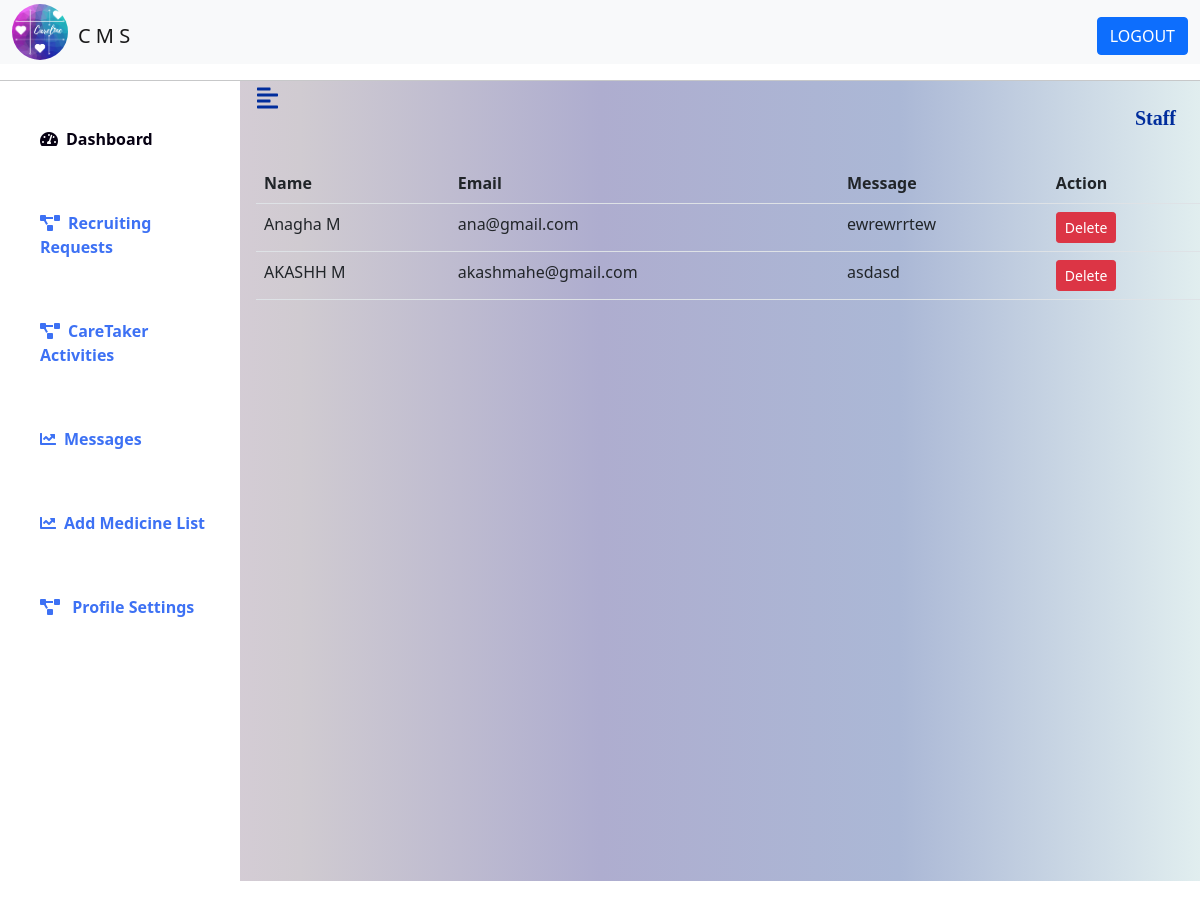
The app's page /vsup/ with its own data.
### careapp/models.py (models this page shows)
class Support(models.Model):
    fname=models.CharField(max_length=30)
    lname=models.CharField(max_length=30)
    email=models.EmailField()
    message=models.TextField(max_length=500)

### careapp/views.py (the view)
# urls.py: path("vsup/",view_support),
def view_support(request):
    try:
        msg=Support.objects.all()
        return render(request,'view_msg.html',{'msg':msg})
    except:
        messages.add_message(request,messages.SUCCESS,'Please Login Again')
        return redirect(logins)

### careapp/templates/view_msg.html (shortened to what this page needs)
{% extends 'cms_dash.html' %}
    {% block dash %}
    <table class="table">
        <tr>
            <th>Name</th>
            <th>Email</th>
            <th>Message</th>
            <th>Action</th>
        </tr>
        {% for i in msg %}
        <tr>
            <td>{{ i.fname }} {{ i.lname }}</td>
            <td>{{ i.email }}</td>
            <td>{{ i.message }}</td>
            <td>
                <a href="/rejectmsg/{{i.id}}/" class="btn btn-danger btn-sm">Delete</a>
            </td>
        </tr>
        {% endfor %}
    </table>
    {% endblock %}

### careapp/static/css/styles.css (style rules this page uses)
:root { --main-bg-color: #009d63; --main-text-color: #060112; --second-text-color: #3d71f4; --second-bg-color: #ddabf7; }

### records on screen
Support: fname "Anagha", lname "M", email "ana@gmail.com", message "ewrewrrtew"
Support: fname "AKASHH", lname "M", email "akashmahe@gmail.com", message "asdasd"
